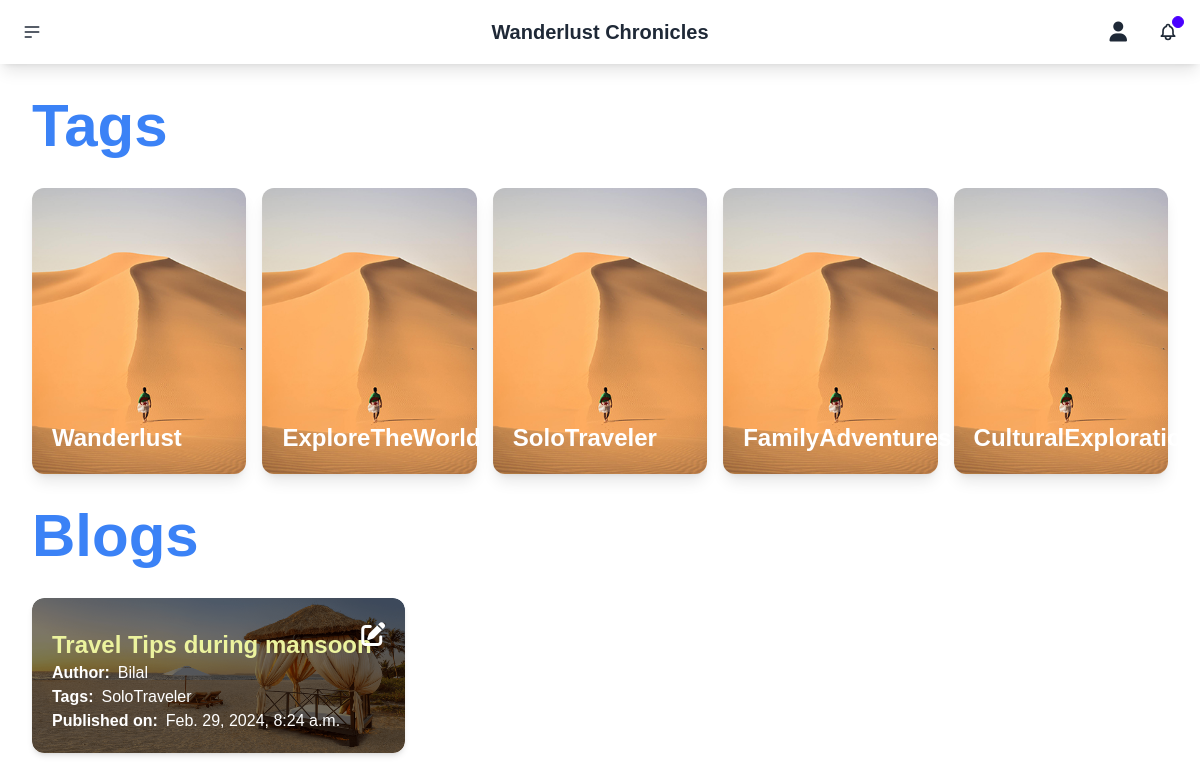
/, run on an earlier commit of the app's database.
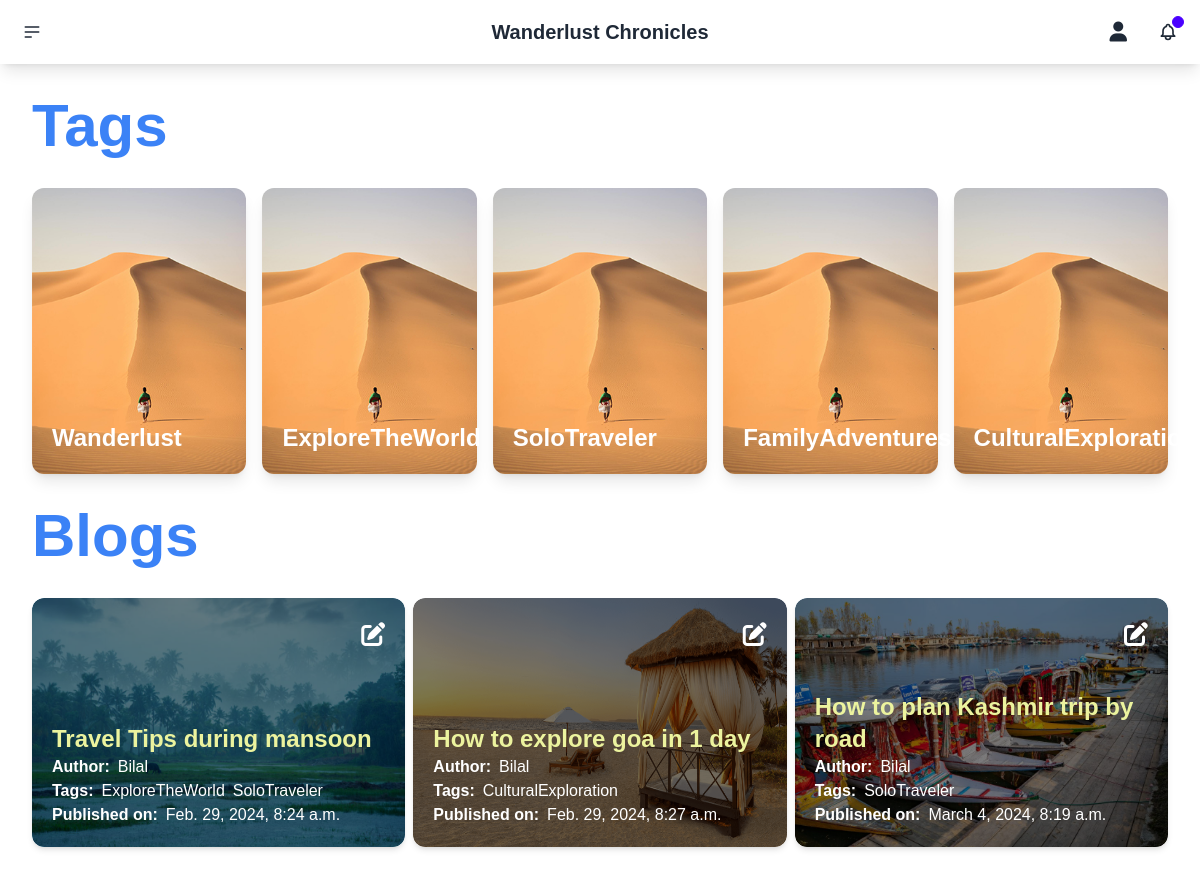
And on a later commit of the database.
### blog/models.py (models this page shows, shortened)
class Tag(models.Model):
    name = models.CharField(max_length=50, unique=True)
    image = models.ImageField(upload_to='tags')

class Blog(models.Model):
    title = models.CharField(max_length=200)
    slug = models.SlugField(null=True, blank=True)
    image = models.ImageField(upload_to='blog')
    content = HTMLField()
    author = models.ForeignKey(Author, on_delete=models.CASCADE)
    tags = models.ManyToManyField(Tag)
    is_published = models.BooleanField(default=False)
    created_on = models.DateTimeField(auto_now_add=True)
    updated_on = models.DateTimeField(auto_now=True)

class Author(models.Model):
    name = models.CharField(max_length=100, blank=False, null=False, unique=True)
    class Meta:
        verbose_name_plural = "Authors"
    def __str__(self):
        return self.name

### blog/views.py (the view)
# urls.py: path('',views.Home, name='home'),
def Home(request):
    blog = Blog.objects.filter(is_published=True)
    tag = Tag.objects.all()
    context = {
        'tags': tag,
        'blogs': blog,
    }
    return render(request, 'blog/index.html', context)

### templates/blog/index.html (shortened to what this page needs)
{% extends "base.html" %}
{% load static %}
{% block content %}
    <div>
        <div class="w-full px-8 py-8">
            <h1 class="text-6xl text-blue-500 font-bolder">Tags</h1>
        </div>
        <div class="grid grid-cols-5 px-8 gap-4">
            {% for tag in tags %}
            <div class="col-span-1 relative cursor-pointer group transition-transform shadow-lg rounded-xl">
                <img src="{{ tag.image.url }}" alt="Thumb image" class="w-full h-full rounded-xl">
                <h1 class="text-2xl font-bold text-white absolute bottom-5 left-5 z-10 group-hover:scale-110 duration-1000 ease-out">{{tag.name}}</h1>
            </div>
            {% endfor %}
        </div>
        <div class="w-full px-8 py-8">
            <h1 class="text-6xl text-blue-500 font-bolder">Blogs</h1>
        </div>
        <div class="grid grid-cols-3 px-8 gap-2 mb-8">
            {% for blog in blogs %}
                <div class="col-span-1 relative rounded-xl overflow-hidden hover:translate-y-1 transition-all duration-300 ease-in-out shadow-md relative">
                    <a href="{% url 'blog-detail' slug=blog.slug %}">
                        <img src="{{blog.image.url}}" alt="Blog Image" class="w-full h-full rounded-xl">
                        <div class="w-full h-full bg-black opacity-50 absolute top-0 left-0 rounded-xl"></div>
                        <div class="flex flex-col absolute bottom-5 left-5 z-10">
                            <h1 class="text-2xl font-bold text-[#ecf39e]">{{blog.title}}</h1>
                            <div class="flex gap-2 text-white">
                                <p class="font-bold">Author:</p>
                                <p>{{ blog.author }}</p>
                            </div>
                            <div class="flex gap-2 text-white">
                                <p class="font-bold">Tags:</p>
                                {% for tag in blog.tags.all %}
                                    <p>{{ tag.name }}</p>
                                {% endfor %}
                            </div>
                            <div class="flex gap-2 text-white">
                                <p class="font-bold">Published on:</p>
                                <p>{{blog.created_on}}</p>
                            </div>
                        </div>
                    </a>
                    <a href="{% url 'update-blog' slug=blog.slug %}">
                        <i class="fa-solid fa-pen-to-square text-2xl text-white absolute top-5 right-5 z-10"></i>
                    </a>
                </div>
            {% endfor %}
        </div>
    </div>
{% endblock %}

What changed in the data, as far as the page shows it:
changed Blog "Travel Tips during mansoon": image: a different picture; gains Tag (image (picture), name "ExploreTheWorld")
now on this page (row edited): Blog: image (picture), title "How to explore goa in 1 day", author "Bilal", created_on "Feb. 29, 2024, 8:27 a.m.", Tag (name "CulturalExploration")
added Blog: image (picture), title "How to plan Kashmir trip by road", author "Bilal", created_on "March 4, 2024, 8:19 a.m.", Tag (name "SoloTraveler")
